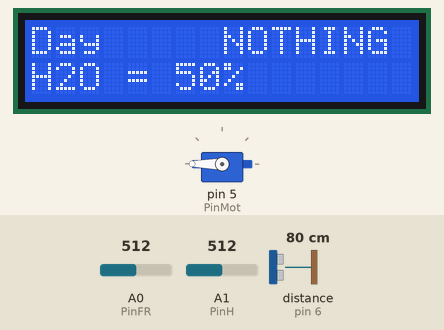
Recording of a sketch running on a simulated Arduino Uno, built with avr-gcc and run on an emulated ATmega328P. On the bench: 16×2 character LCD, servo. Wiring (inferred from the names in the program): ultrasonic range finder: trigger pin 7; echo pin 6. The test bench sets the inputs (shaded band); at power-on: distance to the obstacle (sensor on pin 6) 80 cm, A1 (PinH) = 512, A0 (PinFR) = 512. The echo pulse lasts 58.3 µs per cm; what the sketch prints to the serial monitor is not drawn.

Above: at 1.2 s.
1.3 s: distance to the obstacle (sensor on pin 6) set to 12 cm
3.3 s: distance to the obstacle (sensor on pin 6) set to 9 cm
At 5.4 s:
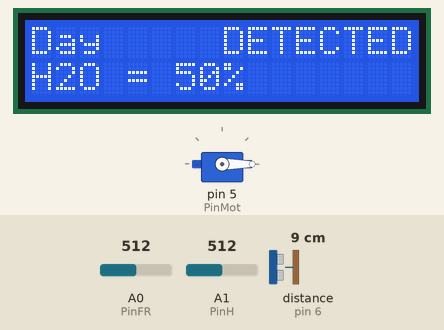
5.7 s: A1 (PinH) set to 606
At 6.5 s:
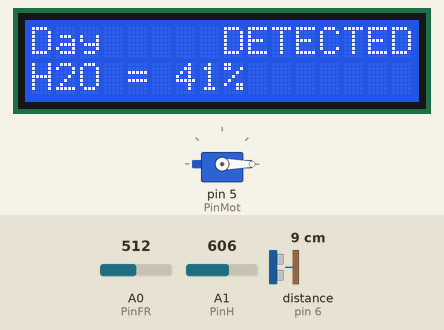
7.7 s: A1 (PinH) set to 641
At 9.0 s:
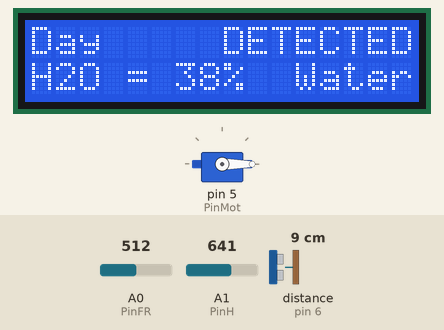
9.8 s: A0 (PinFR) set to 33
11.5 s: A0 (PinFR) set to 27
At 13.3 s:
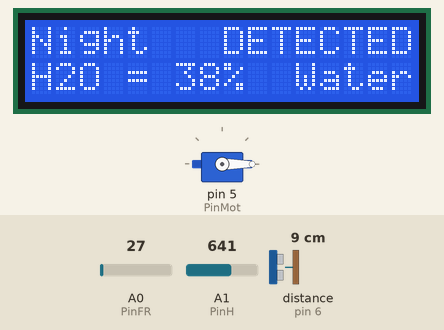
Timing chart, 0 to 14.8 s (numbered marks = the images above; inputs shaded):
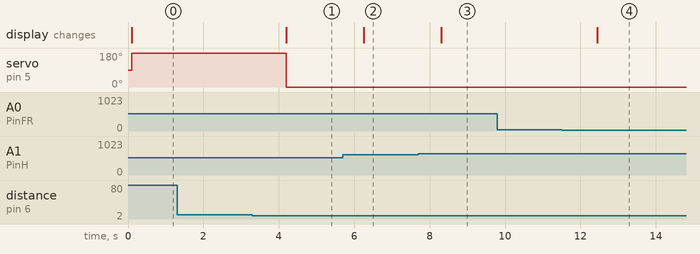

The sketch:

Invernadero-Inteligente.ino
```cpp
#include <Servo.h>
#include <LiquidCrystal_I2C.h>

//Pines
int PinFR = A0;//Pin de fotoresistor
int Trig = 7;//Pin de UltraSensor
int Echo = 6;//Pin de UltraSensor
int PinH = A1;//Pin de SensorHumedad
int PinMot = 5;//Pin de ServoMotor
int LedR = 9;//Pin LED rojo
int LedB = 8;//Pin LED azul

//Variables
int VelSon = 34000.0;
int luminicidad;
int tiempo;
int distancia;
int humedad;
Servo motor;
LiquidCrystal_I2C lcd(0x27, 16, 2);
String estado;
String detectado;

void setup(){
  //Pantalla led
  lcd.init();
  lcd.backlight();

  //Analogicos
  pinMode(PinFR, INPUT);
  pinMode(PinH, INPUT);

  //Digitales
  pinMode(Trig, OUTPUT);
  pinMode(Echo, INPUT);
  motor.attach(PinMot);

  //Conexion Serial
  Serial.begin(9600);
}

void loop(){
  //Guardar el valor del fotoresistor
  luminicidad = analogRead(PinFR);//Lee entrada analogica
  Serial.print("luminicidad: ");
  Serial.println(luminicidad);

  //Guardar el valor del ultrasonido
  iniciarTrigger();//Emitimos una onda sonica
  tiempo = pulseIn(Echo, HIGH);//Recibimos onda sonica
  distancia = ( tiempo * 0.000001 * VelSon )/ 2;//Distancia = (velocidad * tiempo)/2
  Serial.print("distancia: ");
  Serial.println(distancia);

  //Guardar el valor de humedad
  humedad = map(analogRead(PinH), 0, 1023, 100, 0);//Lee entrada analogica ; map transforma rango de valores a un rango requerido
  Serial.print("humedad: ");
  Serial.println(humedad);

  //Pantalla led
  if (humedad < 40){
    lcd.setCursor(0,1);
    lcd.print("H2O = ");
    lcd.print(humedad);
    lcd.print("% ");
    lcd.setCursor(9,1);
    lcd.print("  Water");
  } else {
    lcd.setCursor(0,1);
    lcd.print("H2O = ");
    lcd.print(humedad);
    lcd.print("% ");
  }

  if (distancia < 10){
    lcd.setCursor(8,0);
    detectado = "DETECTED";
    lcd.print(detectado);
  } else {
    lcd.setCursor(8,0);
    detectado = "NOTHING ";
    lcd.print(detectado);
  }

  //Validar intensidad de luz
  if (luminicidad < 30){
    motor.write(0);//Cierra el toldo
    lcd.setCursor(0,0);
    estado = "Night";
    lcd.print(estado);
  } else {
    lcd.setCursor(0,0);
    estado = "Day  ";
    lcd.print(estado);
    //motor.write(180);//Abre el toldo ; para verificar si no hya nada cerca
    if (distancia < 10){
      motor.write(0);//Cierra el toldo
    } else {
      motor.write(180);//Abre el toldo
    }
  }

  //LED RED/BLUE
  int angulo = motor.read();
  if (angulo == 180){
    digitalWrite(8, HIGH);
    digitalWrite(9, LOW);
  } else {
    digitalWrite(9, HIGH);
    digitalWrite(8, LOW);
  }

  delay(1000);//tiempo de espera
}

void iniciarTrigger(){
  // Ponemos el Triiger en estado bajo y esperamos 2 ms
  digitalWrite(Trig, LOW);
  delayMicroseconds(2);
  // Ponemos el pin Trigger a estado alto y esperamos 10 ms
  digitalWrite(Trig, HIGH);
  delayMicroseconds(10);
  // Comenzamos poniendo el pin Trigger en estado bajo
  digitalWrite(Trig, LOW);
}
```

Measured:
- the behaviour switches between 11 and 10 cm on distance to the obstacle (sensor on pin 6) (found by bisection; images 0 and 1)
- the behaviour switches between 624 and 625 on A1 (PinH) (found by bisection; images 2 and 3)
- the behaviour switches between 30 and 29 on A0 (PinFR) (found by bisection; images 3 and 4)
- after the input at 1.3 s, every drawn part: stays the same
- after the input at 3.3 s, servo on pin 5 (PinMot): 180° → 0° after 0.90 s; the display: changes after 0.90 s (image 1)
- after the input at 5.7 s, the display: changes after 0.55 s (image 2)
- after the input at 7.7 s, the display: changes after 0.61 s (image 3)
- after the input at 9.8 s, every drawn part: stays the same
- after the input at 11.5 s, the display: changes after 0.95 s (image 4)
